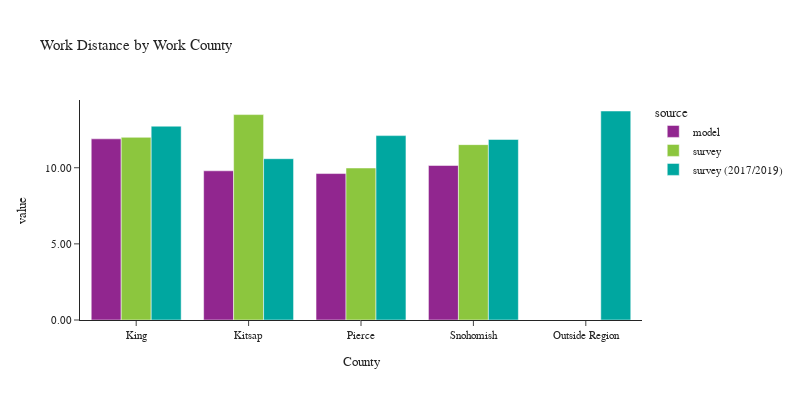

The code cell stored with this chart in its notebook:
### Code cell
plot_work_location(df_workers, 'CountyName_work', 'Work County', 'County')

### Figure 1 — Plotly figure (JSON) as saved in the notebook; plotly's stock layout.template omitted (floating-point values rounded to 4 significant figures)
{"data": [{"alignmentgroup": "True", "customdata": [[1429936], [97850], [357470], [331594]], "hovertemplate": "source=model<br>CountyName_work=%{x}<br>value=%{y}<br>sample count=%{customdata[0]}<extra></extra>", "legendgroup": "model", "marker": {"color": "#91268F", "pattern": {"shape": ""}}, "name": "model", "offsetgroup": "model", "orientation": "v", "showlegend": true, "textposition": "auto", "type": "bar", "x": ["King", "Kitsap", "Pierce", "Snohomish"], "xaxis": "x", "y": [11.9, 9.798, 9.618, 10.15], "yaxis": "y"}, {"alignmentgroup": "True", "customdata": [[2095], [110], [193], [294]], "hovertemplate": "source=survey<br>CountyName_work=%{x}<br>value=%{y}<br>sample count=%{customdata[0]}<extra></extra>", "legendgroup": "survey", "marker": {"color": "#8CC63E", "pattern": {"shape": ""}}, "name": "survey", "offsetgroup": "survey", "orientation": "v", "showlegend": true, "textposition": "auto", "type": "bar", "x": ["King", "Kitsap", "Pierce", "Snohomish"], "xaxis": "x", "y": [12.0, 13.49, 9.983, 11.52], "yaxis": "y"}, {"alignmentgroup": "True", "customdata": [[4998], [160], [5], [374], [433]], "hovertemplate": "source=survey (2017/2019)<br>CountyName_work=%{x}<br>value=%{y}<br>sample count=%{customdata[0]}<extra></extra>", "legendgroup": "survey (2017/2019)", "marker": {"color": "#00A7A0", "pattern": {"shape": ""}}, "name": "survey (2017/2019)", "offsetgroup": "survey (2017/2019)", "orientation": "v", "showlegend": true, "textposition": "auto", "type": "bar", "x": ["King", "Kitsap", "Outside Region", "Pierce", "Snohomish"], "xaxis": "x", "y": [12.73, 10.59, 13.73, 12.11, 11.86], "yaxis": "y"}], "layout": {"barmode": "group", "font": {"size": 11}, "height": 400, "legend": {"title": {"text": "source"}, "tracegroupgap": 0}, "title": {"text": "Work Distance by Work County"}, "width": 800, "xaxis": {"anchor": "y", "domain": [0.0, 1.0], "title": {"text": "County"}}, "yaxis": {"anchor": "x", "domain": [0.0, 1.0], "tickformat": ".2f", "title": {"text": "value"}}}}
